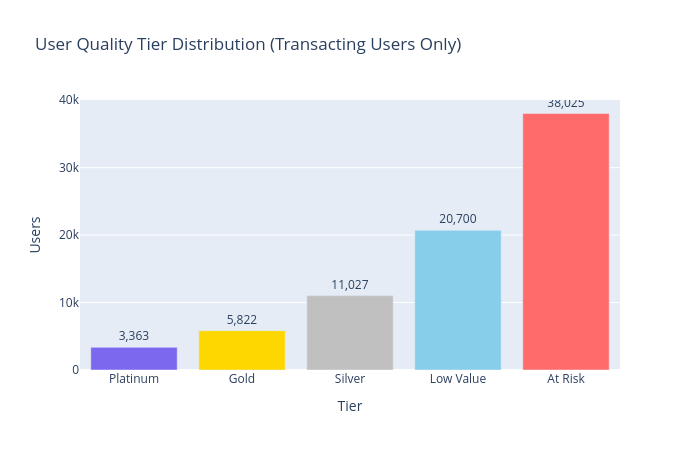

The notebook cell saved with this chart:
### Markdown cell above
---
## 2. User Quality Tiers

Users are scored across 5 dimensions: **revenue generation, payment reliability, credit health, financial stability (bank balances), and engagement.**

### Code cell
# Tier distribution
tier_order = ['Platinum', 'Gold', 'Silver', 'Low Value', 'At Risk']
tier_counts = all_active['tier'].value_counts().reindex(tier_order)

fig = go.Figure(go.Bar(
    x=tier_counts.index,
    y=tier_counts.values,
    marker_color=[TIER_COLORS[t] for t in tier_counts.index],
    text=[f"{v:,}" for v in tier_counts.values],
    textposition='outside'
))
fig.update_layout(
    title='User Quality Tier Distribution (Transacting Users Only)',
    xaxis_title='Tier', yaxis_title='Users',
    height=450, width=700
)
fig.show()

### Figure 1 — Plotly figure (JSON) as saved in the notebook; plotly's stock layout.template omitted (floating-point values rounded to 4 significant figures)
{"data": [{"marker": {"color": ["#7B68EE", "#FFD700", "#C0C0C0", "#87CEEB", "#FF6B6B"]}, "text": ["3,363", "5,822", "11,027", "20,700", "38,025"], "textposition": "outside", "type": "bar", "x": ["Platinum", "Gold", "Silver", "Low Value", "At Risk"], "y": [3363, 5822, 11027, 20700, 38025]}], "layout": {"height": 450, "title": {"text": "User Quality Tier Distribution (Transacting Users Only)"}, "width": 700, "xaxis": {"title": {"text": "Tier"}}, "yaxis": {"title": {"text": "Users"}}}}
